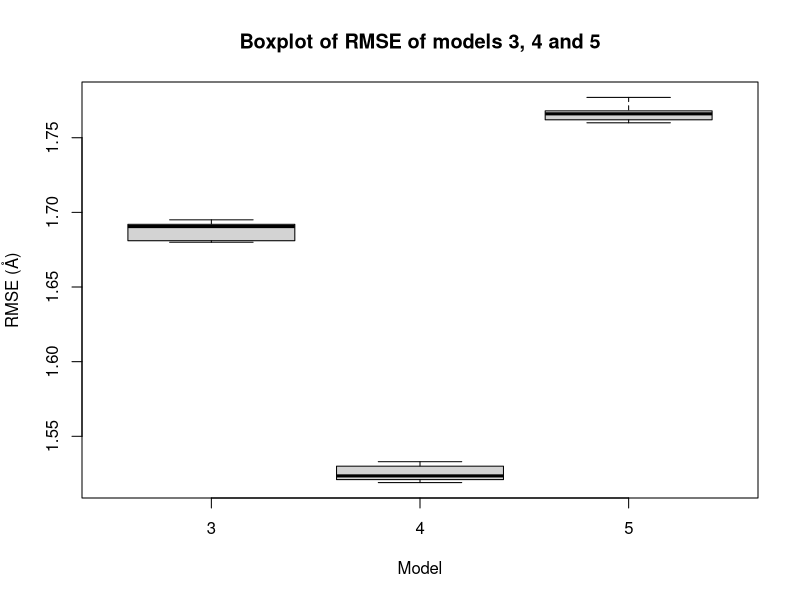
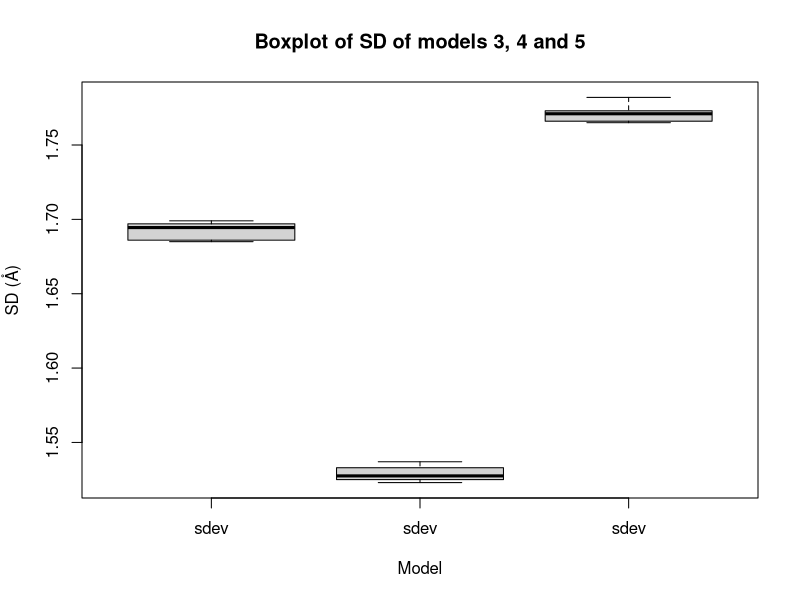
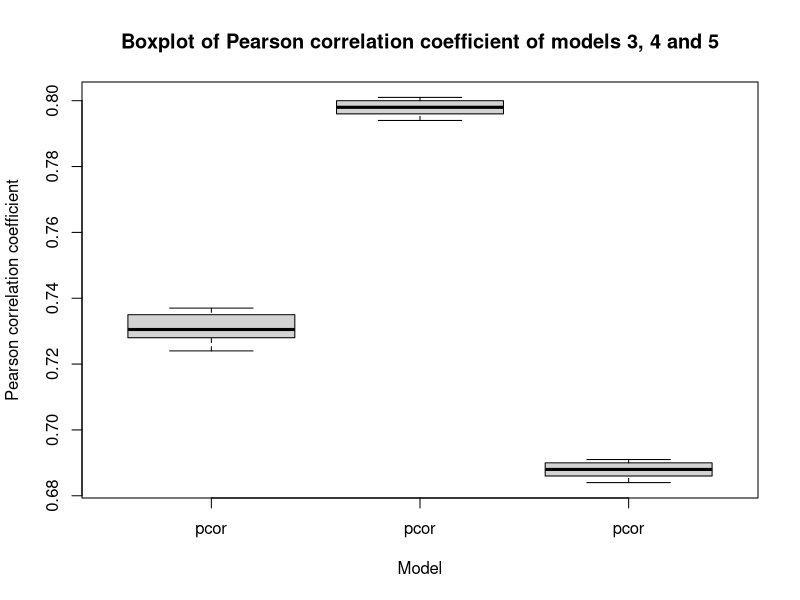
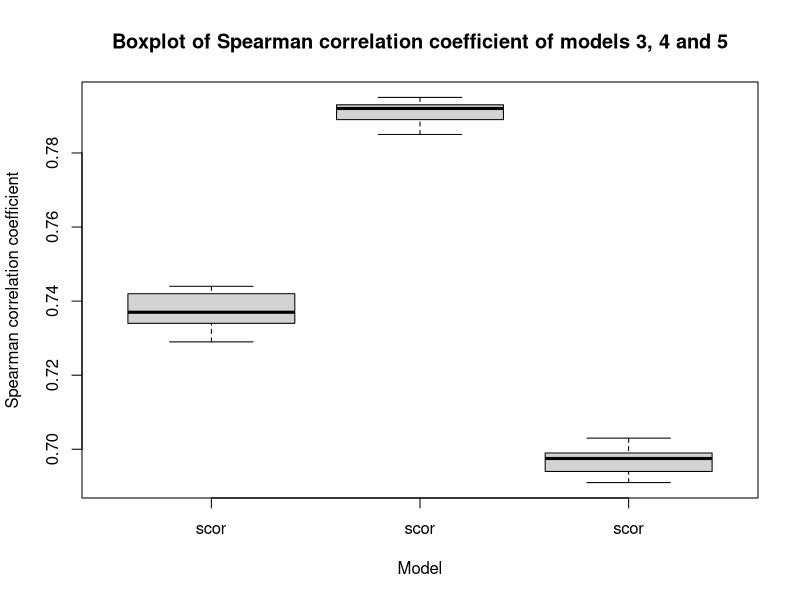
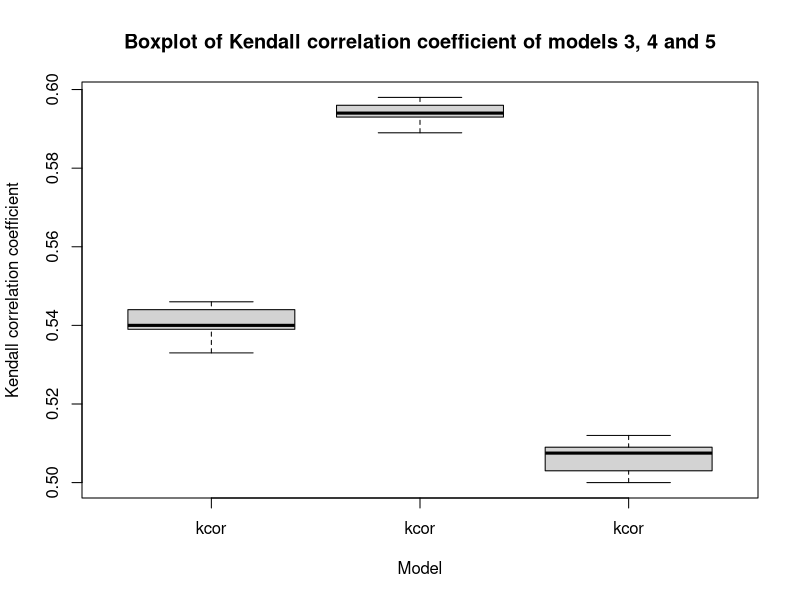

Write the R code that produced these figures, in order.
#!/usr/bin/env Rscript
model3=read.csv('model3/pdbbind2007-core-statistics.csv')
model4=read.csv('model4/pdbbind2007-core-statistics.csv')
model5=read.csv('model5/pdbbind2007-core-statistics.csv')
rmse=c(model3['rmse'],model4['rmse'],model5['rmse'])
sdev=c(model3['sdev'],model4['sdev'],model5['sdev'])
pcor=c(model3['pcor'],model4['pcor'],model5['pcor'])
scor=c(model3['scor'],model4['scor'],model5['scor'])
kcor=c(model3['kcor'],model4['kcor'],model5['kcor'])
names(rmse)=c('3','4','5')
pdf('rmse.pdf')
boxplot(rmse,main='Boxplot of RMSE of models 3, 4 and 5',xlab='Model',ylab='RMSE (Å)')
pdf('sdev.pdf')
boxplot(sdev,main='Boxplot of SD of models 3, 4 and 5',xlab='Model',ylab='SD (Å)')
pdf('pcor.pdf')
boxplot(pcor,main='Boxplot of Pearson correlation coefficient of models 3, 4 and 5',xlab='Model',ylab='Pearson correlation coefficient')
pdf('scor.pdf')
boxplot(scor,main='Boxplot of Spearman correlation coefficient of models 3, 4 and 5',xlab='Model',ylab='Spearman correlation coefficient')
pdf('kcor.pdf')
boxplot(kcor,main='Boxplot of Kendall correlation coefficient of models 3, 4 and 5',xlab='Model',ylab='Kendall correlation coefficient')
